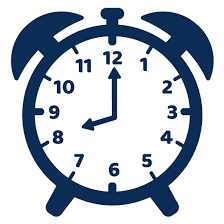
#> input picture OpenCV-Udemy/basicimageprocess/saat.png, 224 x 224 px
$ python aritmetik_islemler1.py
#> lines starting #> are read from the running program, lines starting #| are printed output that depends on the picture; after the words box and inside, x2 and y2 are one past the last pixel; in counts of white or black regions, pixels touching at a corner belong together
import cv2
from matplotlib import pyplot as plt
import numpy as np

image = cv2.imread('saat.png')
#> image is the input picture: shape (224, 224, 3); mean B, G, R 206.2, 194.6, 185.7

image[80, 80] = [0, 255, 255]
#> image: shape (224, 224, 3); under 0.01% of pixels changed, all inside (x1, y1, x2, y2) = (80, 80, 81, 81)

rectangle = image[75:150, 75:150]
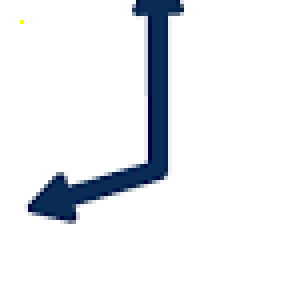
#> rectangle: shape (75, 75, 3) (shown 4 times larger); mean B, G, R 240.8, 237.4, 235
image[0:75, 0:75] = rectangle
# image[75:150, 75:150] = [255, 255, 0]
cv2.rectangle(image, (75, 75), (150, 150), (0, 255, 0), 2)
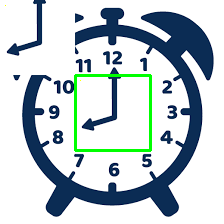
#> image: shape (224, 224, 3); mean B, G, R 209, 203.7, 191.7
cv2.imshow('clock', image)
cv2.waitKey(0)
cv2.destroyAllWindows()
